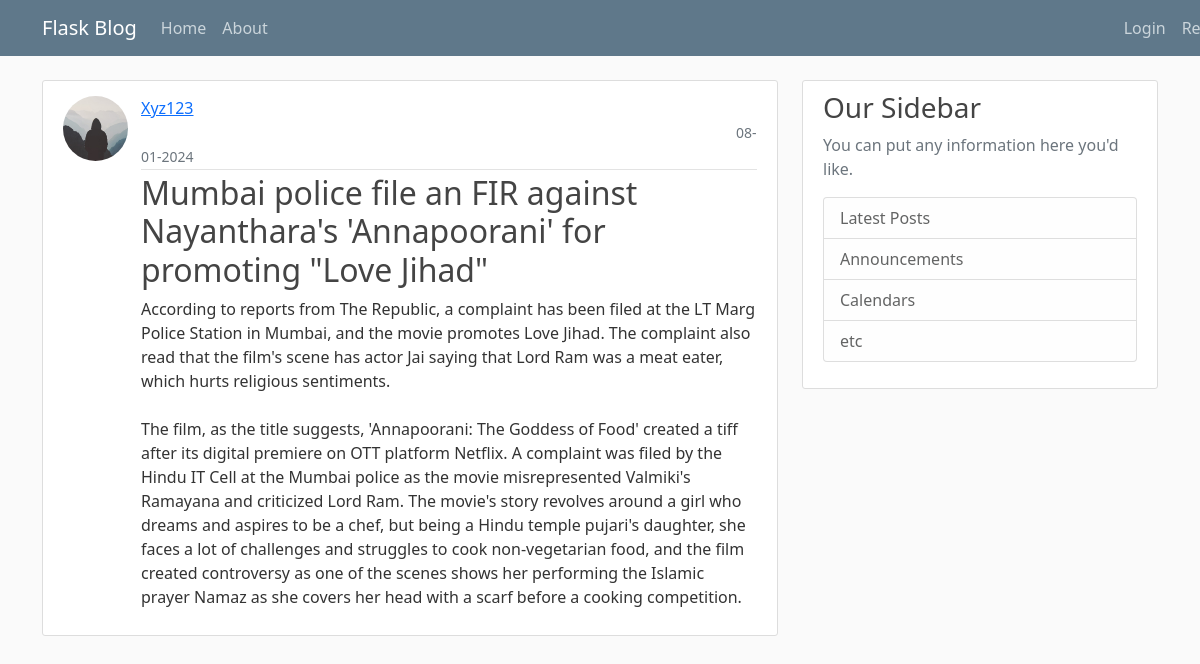
Page /post/27 on the committed database.
### flaskblog/models.py (models this page shows, shortened)
class User(db.Model, UserMixin):
    id = db.Column(db.Integer, primary_key=True)
    username = db.Column(db.String(20), unique=True, nullable=False)
    email = db.Column(db.String(35), unique=True, nullable=False)
    password = db.Column(db.String(30), nullable=False)
    image_file = db.Column(db.String(60), nullable=False, default='default.jpg')
    posts = db.relationship('Post', backref='author', lazy=True)

class Post(db.Model):
    id = db.Column(db.Integer, primary_key=True)
    title = db.Column(db.String(100), nullable=True)
    date_posted = db.Column(db.DateTime, nullable=False, default=datetime.utcnow)
    content = db.Column(db.Text, nullable=False)
    user_id = db.Column(db.Integer, db.ForeignKey('user.id'), nullable=False)

### flaskblog/routes.py (the view)
@app.route('/post/<int:post_id>', methods = ['GET','POST'])
def post(post_id):                                                                                 #this route display the individual post when click on the title of the post
    post = Post.query.get_or_404(post_id)                                                          #get_or_404(post_id) gets the post with post_id or throws the error if post doesn't exist
    return render_template('post.html', title=post.title, post=post)

### flaskblog/templates/post.html (shortened to what this page needs)
{% extends "base.html" %}
{% block content %}
<article class="media content-section">
    <img id="move1" class="rounded-circle article-img" src="{{ url_for('static', filename = 'profile_pics/' + post.author.image_file) }}" >
    <div class="media-body" id="move">
        <div class="article-metadata"  >
            <a class="mr-2" href="{{ url_for('user_post', username=post.author.username) }}">{{ post.author.username }}</a>
            <small class="text-muted " style="margin-left:595px">{{ post.date_posted.strftime('%d-%m-%Y') }}</small>
        </div>
        <h2 class="article-title">{{ post['title'] }}</h2>
        <p class="article-content">{{ post['content'] }}</p>
    </div>
</article>
{% endblock content %}

### flaskblog/static/main.css (style rules this page uses)
body { background: #fafafa; color: #333333; margin-top: 5rem; }
h1, h2, h3, h4, h5, h6 { color: #444444; }
.content-section { background: #ffffff; padding: 10px 20px; border: 1px solid #dddddd; border-radius: 3px; margin-bottom: 20px; }
.article-title { color: #444444; }
.article-content { white-space: pre-line; }
.article-img { height: 65px; width: 65px; margin-right: 16px; }
.article-metadata { padding-bottom: 1px; margin-bottom: 4px; border-bottom: 1px solid #e3e3e3 }

### flaskblog/templates/post.html (style rules this page uses)
#move { margin-left: 78px; margin-top: -65px; }
#move1 { margin-top: 5px; }

### rows in the picture
User: image_file (placeholder picture), author.username "Xyz123"
Post: date_posted "08-01-2024", title "Mumbai police file an FIR against Nayanthara's 'Annapoorani' for promoting \"Love Jihad\"", content "According to reports from The Republic, a complaint has been filed at the LT Marg Police Station in Mumbai, and the movie promotes Love Jihad. The complaint also read that the film's scene has actor Jai saying that Lord Ram was a meat eater, which hurts religious sentiments. The film, as the title suggests, 'Annapoorani: The Goddess of Food' created a tiff after its digital premiere on OTT platform Netflix. A complaint was filed by the Hindu IT Cell at the Mumbai police as the movie misrepresented Valmiki's Ramayana and criticized Lord Ram. The movie's story revolves around a girl who dreams and aspires to be a chef, but being a Hindu temple pujari's daughter, she faces a lot of challenges…"
